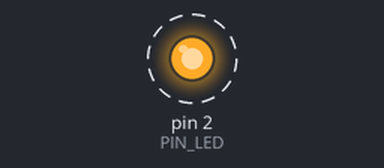
Recording of a sketch running on a simulated Arduino Uno, built with avr-gcc and run on an emulated ATmega328P. On the bench: output pins drawn as LEDs (lit = HIGH). Dashed ring = blinking.

Above: at 0.05 s.
Timing chart, 0 to 3.0 s (numbered marks = the images above):
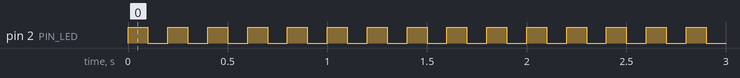

Measured:
- by itself, pin 2 (PIN_LED): alternates HIGH for 0.10 s and LOW for 0.10 s

The sketch:

focoProfe.ino
```cpp
const int PIN_LED=2;
const int PAUSA=100;
void setup() {
  // put your setup code here, to run once:
pinMode(PIN_LED,OUTPUT);
}

void loop() {
  // put your main code here, to run repeatedly:
digitalWrite(PIN_LED,HIGH);
delay(PAUSA);
digitalWrite(PIN_LED,LOW);
delay(PAUSA);
}
```
